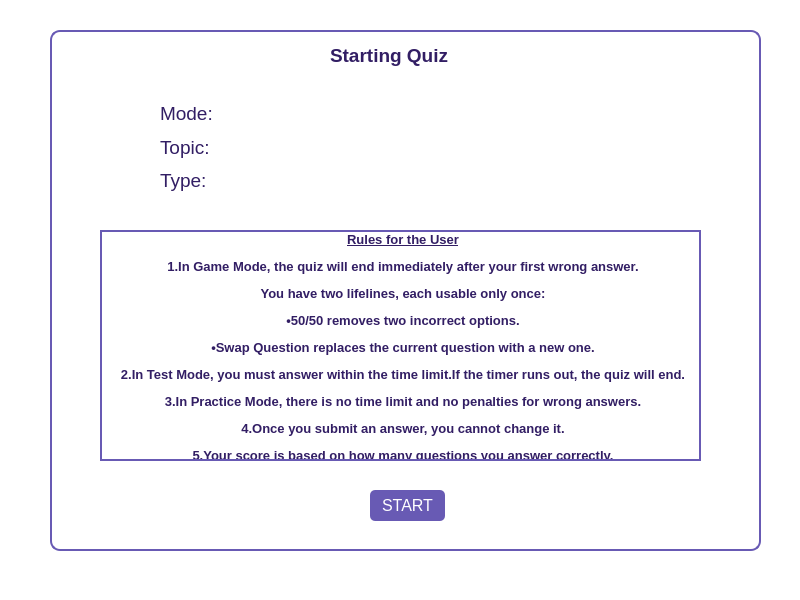
<?xml version="1.0" encoding="UTF-8"?>
<ui version="4.0">
 <class>QuizStart</class>
 <widget class="QMainWindow" name="QuizStart">
  <property name="geometry">
   <rect>
    <x>0</x>
    <y>0</y>
    <width>800</width>
    <height>600</height>
   </rect>
  </property>
  <property name="windowTitle">
   <string>MainWindow</string>
  </property>
  <property name="styleSheet">
   <string notr="true">background-color: rgb(255, 255, 255);</string>
  </property>
  <widget class="QWidget" name="centralwidget">
   <widget class="QGroupBox" name="groupBox">
    <property name="geometry">
     <rect>
      <x>50</x>
      <y>30</y>
      <width>711</width>
      <height>521</height>
     </rect>
    </property>
    <property name="styleSheet">
     <string notr="true">QMainWindow {
    background-color: rgb(240, 240, 250); /* Light purple background */
}

QGroupBox {
    background-color: rgb(255, 255, 255); /* White background */
    border: 2px solid rgb(104, 90, 180); /* Purple border */
    border-radius: 10px;
    padding: 10px;
}

QLabel {
    font-size: 14pt;
    color: rgb(50, 30, 100); /* Dark purple text */
}

QLabel#questionLabel {
    font-size: 16pt;
    font-weight: bold;
    color: rgb(50, 30, 100); /* Dark purple */
}

QPushButton {
    background-color: rgb(104, 90, 180); /* Purple background */
    color: white;
    font-size: 12pt;
    padding: 6px 12px;
    border-radius: 5px;
}

QPushButton:hover {
    background-color: rgb(120, 110, 200); /* Lighter purple on hover */
}

QPushButton:pressed {
    background-color: rgb(80, 60, 160); /* Darker purple on press */
}

QPushButton#button50, QPushButton#buttonSwap, QPushButton#submit {
    background-color: rgb(104, 90, 180); /* Purple background */
}

QPushButton#button50:hover, QPushButton#buttonSwap:hover, QPushButton#submit:hover {
    background-color: rgb(120, 110, 200);
}


QRadioButton {
    font-size: 12pt;
    color: rgb(50, 30, 100); /* Dark purple */
}

QRadioButton::indicator {
    width: 20px;
    height: 20px;
    border: 2px solid rgb(104, 90, 180); /* Purple border for circle */
    border-radius: 10px;
    background-color: white;
}

QRadioButton::indicator:checked {
    background-color: rgb(104, 90, 180); /* Purple circle when checked */
}
/
QProgressBar {
    border: 1px solid rgb(104, 90, 180); /* Purple border */
    border-radius: 5px;
    background-color: rgb(240, 240, 250); /* Light purple background */
    height: 20px;
}

QProgressBar::chunk {
    background-color: rgb(104, 90, 180); /* Purple progress chunk */
    width: 1px;
}

QTableWidget {
    background-color: rgb(255, 255, 255); /* White background */
    border: 1px solid rgb(104, 90, 180); /* Purple border */
    gridline-color: rgb(104, 90, 180); /* Purple grid lines */
    font-size: 12pt;
    color: rgb(50, 30, 100); /* Dark purple text */
}

QTableWidget::horizontalHeader {
    background-color: rgb(104, 90, 180); /* Purple header */
    color: white;
    font-weight: bold;
    font-size: 14pt;
}

QPushButton#closeButton {
    background-color: rgb(104, 90, 180); /* Purple background */
    color: white;
    font-size: 12pt;
    padding: 6px 12px;
    border-radius: 5px;
}

QPushButton#closeButton:hover {
    background-color: rgb(120, 110, 200);
}

QPushButton#closeButton:pressed {
    background-color: rgb(80, 60, 160);
}

QMenuBar {
    background-color: rgb(104, 90, 180); /* Purple menu bar */
    color: white;
}

QStatusBar {
    background-color: rgb(240, 240, 250); /* Light purple */
    color: rgb(50, 30, 100); /* Dark purple text */
}

QLabel#scoreLabel, QLabel#rankLabel {
    font-size: 14pt;
    color: rgb(50, 30, 100); /* Dark purple */
}

QLabel#timeLabel {
    font-size: 12pt;
    color: rgb(50, 30, 100); /* Dark purple */
    font-weight: bold;
    background-color: rgb(240, 240, 250); /* Light purple background */
    padding: 5px 10px;
    border-radius: 5px;
}</string>
    </property>
    <property name="title">
     <string/>
    </property>
    <widget class="QLabel" name="label">
     <property name="geometry">
      <rect>
       <x>280</x>
       <y>10</y>
       <width>121</width>
       <height>31</height>
      </rect>
     </property>
     <property name="font">
      <font>
       <pointsize>14</pointsize>
       <bold>true</bold>
      </font>
     </property>
     <property name="text">
      <string>Starting Quiz</string>
     </property>
    </widget>
    <widget class="QLabel" name="label_4">
     <property name="geometry">
      <rect>
       <x>50</x>
       <y>200</y>
       <width>601</width>
       <height>231</height>
      </rect>
     </property>
     <property name="font">
      <font>
       <pointsize>14</pointsize>
      </font>
     </property>
     <property name="styleSheet">
      <string notr="true">  border: 2px solid rgb(104, 90, 180); /* Purple border */</string>
     </property>
     <property name="text">
      <string>&lt;html&gt;&lt;head/&gt;&lt;body&gt;&lt;p align=&quot;center&quot;&gt;&lt;span style=&quot; font-size:10pt; font-weight:700; text-decoration: underline;&quot;&gt;Rules for the User&lt;/span&gt;&lt;/p&gt;&lt;p align=&quot;center&quot;&gt;&lt;span style=&quot; font-size:10pt; font-weight:700;&quot;&gt;1.In Game Mode, the quiz will end immediately after your first wrong answer.&lt;/span&gt;&lt;/p&gt;&lt;p align=&quot;center&quot;&gt;&lt;span style=&quot; font-size:10pt; font-weight:700;&quot;&gt;You have two lifelines, each usable only once:&lt;/span&gt;&lt;/p&gt;&lt;p align=&quot;center&quot;&gt;&lt;span style=&quot; font-size:10pt; font-weight:700;&quot;&gt;•50/50 removes two incorrect options.&lt;/span&gt;&lt;/p&gt;&lt;p align=&quot;center&quot;&gt;&lt;span style=&quot; font-size:10pt; font-weight:700;&quot;&gt;•Swap Question replaces the current question with a new one.&lt;/span&gt;&lt;/p&gt;&lt;p align=&quot;center&quot;&gt;&lt;span style=&quot; font-size:10pt; font-weight:700;&quot;&gt;2.In Test Mode, you must answer within the time limit.If the timer runs out, the quiz will end.&lt;/span&gt;&lt;/p&gt;&lt;p align=&quot;center&quot;&gt;&lt;span style=&quot; font-size:10pt; font-weight:700;&quot;&gt;3.In Practice Mode, there is no time limit and no penalties for wrong answers.&lt;/span&gt;&lt;/p&gt;&lt;p align=&quot;center&quot;&gt;&lt;span style=&quot; font-size:10pt; font-weight:700;&quot;&gt;4.Once you submit an answer, you cannot change it.&lt;/span&gt;&lt;/p&gt;&lt;p align=&quot;center&quot;&gt;&lt;span style=&quot; font-size:10pt; font-weight:700;&quot;&gt;5.Your score is based on how many questions you answer correctly.&lt;/span&gt;&lt;/p&gt;&lt;/body&gt;&lt;/html&gt;</string>
     </property>
    </widget>
    <widget class="QPushButton" name="pushButton">
     <property name="geometry">
      <rect>
       <x>320</x>
       <y>460</y>
       <width>75</width>
       <height>31</height>
      </rect>
     </property>
     <property name="text">
      <string>START</string>
     </property>
    </widget>
    <widget class="QWidget" name="layoutWidget">
     <property name="geometry">
      <rect>
       <x>110</x>
       <y>70</y>
       <width>451</width>
       <height>94</height>
      </rect>
     </property>
     <layout class="QHBoxLayout" name="horizontalLayout">
      <item>
       <layout class="QVBoxLayout" name="verticalLayout">
        <item>
         <widget class="QLabel" name="label_2">
          <property name="text">
           <string>Mode:</string>
          </property>
         </widget>
        </item>
        <item>
         <widget class="QLabel" name="label_3">
          <property name="text">
           <string>Topic:</string>
          </property>
         </widget>
        </item>
        <item>
         <widget class="QLabel" name="label_5">
          <property name="text">
           <string>Type:</string>
          </property>
         </widget>
        </item>
       </layout>
      </item>
      <item>
       <layout class="QVBoxLayout" name="verticalLayout_2">
        <item>
         <widget class="QLabel" name="label_mode">
          <property name="text">
           <string/>
          </property>
         </widget>
        </item>
        <item>
         <widget class="QLabel" name="label_topic">
          <property name="text">
           <string/>
          </property>
         </widget>
        </item>
        <item>
         <widget class="QLabel" name="label_type">
          <property name="text">
           <string/>
          </property>
         </widget>
        </item>
       </layout>
      </item>
     </layout>
    </widget>
   </widget>
  </widget>
  <widget class="QMenuBar" name="menubar">
   <property name="geometry">
    <rect>
     <x>0</x>
     <y>0</y>
     <width>800</width>
     <height>22</height>
    </rect>
   </property>
  </widget>
  <widget class="QStatusBar" name="statusbar"/>
 </widget>
 <resources/>
 <connections/>
</ui>
